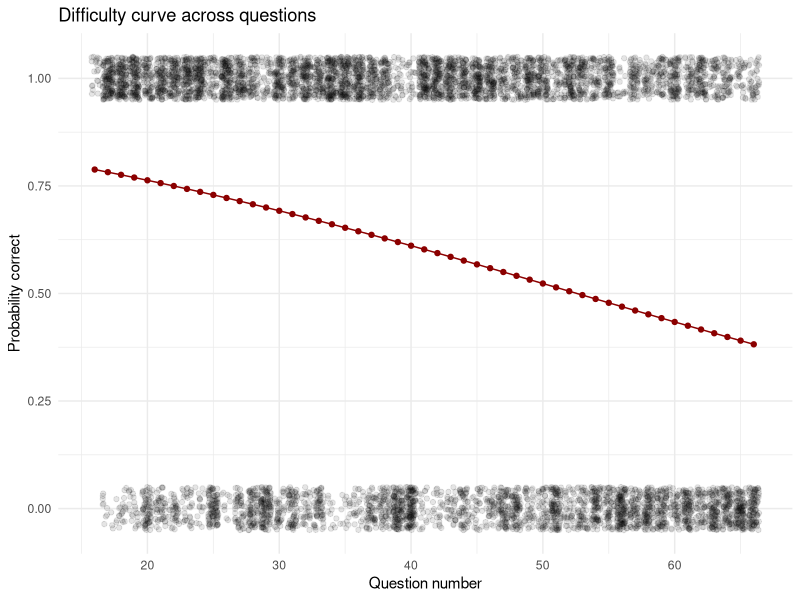

Reproduce this figure in R.
## ---- chunk 1
knitr::opts_chunk$set(echo = TRUE)

library(ggplot2)
library(tidyr)
## ---- chunk 2
german_form <- read.table("../ruwe_data/Duitse taalvaardigheid onderzoek(1-154).csv", header = T, sep = ';', fileEncoding = 'latin1')
colnames(german_form) <- paste0("V", 1:ncol(german_form)) # verander headers naar kortere alternatief
head(german_form)
## ---- chunk 3
german_long <- pivot_longer(
  german_form,
  cols = 16:66,
  names_to = "question",
  values_to = "answer"
)
summary(german_long)
german_long$answer <- as.numeric(as.character(german_long$answer))
german_long <- subset(german_long, answer %in% c(0,1))

german_long$question_num <- as.numeric(gsub("V", "", german_long$question))

model <- glm(answer ~ question_num, data = german_long, family = binomial)

a_0 <- coef(model)[1]
a_1 <- coef(model)[2]

x_50 <- -a_0 / a_1

pred_data <- data.frame(
  question_num = seq(
    min(german_long$question_num),
    max(german_long$question_num)
  )
)

pred_data$prob <- predict(model, newdata = pred_data, type = "response")

ggplot(german_long, aes(x = question_num, y = answer)) +
  geom_jitter(alpha = 0.1, height = 0.05) +
  geom_line(data = pred_data, aes(y = prob), color = "darkred") +
  geom_point(data = pred_data, aes(y = prob), color = "darkred") +
  labs(
    x = "Question number",
    y = "Probability correct",
    title = "Difficulty curve across questions"
  ) +
  theme_minimal()
